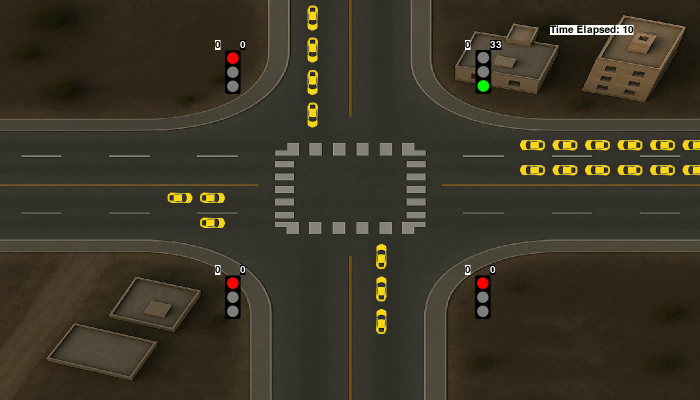
#> input picture frame 320 of Traffic-Management-and-Red-Light-Violation/dashboard/Frontend/public/chunk_0_simulation_h264.mp4, 1400 x 800 px, given in place of DRONEVIEW.mp4, which was not available (shown at 1/2 size)
$ python testtest.py
#> lines starting #> are read from the running program, lines starting #| are printed output that depends on the picture; after the words box and inside, x2 and y2 are one past the last pixel; in counts of white or black regions, pixels touching at a corner belong together
import cv2
import numpy as np
from multiprocessing import Pool, cpu_count

# === TRAFFIC LIGHT CONFIGURATION ===
traffic_lights_positions = {
    "ID-1-F": (35, 150),
    "ID-1-L": (35, 290),
    "ID-2":   (125, 150),
    "ID-3-F": (200, 150),
    "ID-3-L": (200, 290),
    "ID-4":   (290, 150)
}

traffic_light_schedule = {
    "ID-1-F": [(1675, 2750)],
    "ID-1-L": [(1675, 2100)],
    "ID-2":   [(850, 1200), (3375, 3750)],
    "ID-3-F": [(0, 750), (2100, 3325)],
    "ID-3-L": [(0, 750), (2100, 3325)],
    "ID-4":   [(1250, 1625)]
}

world_intersections = {
    "ID-1": np.array([[524,335],[528,346],[827,221],[834,238]], dtype=np.float32),
    "ID-2": np.array([[524,335],[528,346],[827,221],[834,238]], dtype=np.float32),
    "ID-3": np.array([[524,335],[528,346],[827,221],[834,238]], dtype=np.float32),
    "ID-4": np.array([[524,335],[528,346],[827,221],[834,238]], dtype=np.float32)
}

intersection_colors = {
    "ID-1": (255, 0,   0),
    "ID-2": (0,   255, 0),
    "ID-3": (0,   0,   255),
    "ID-4": (255, 255, 0)
}

# BGR color constants
base_green, dark_green  = (0,255,0), (0,100,0)
base_yellow, dark_yellow = (0,255,255), (0,150,150)
base_red, dark_red      = (0,0,255), (0,0,100)

panel_width   = 20
panel_height  = 90
circle_radius = 8
crossing_offset = 5

# Globals for annotation
current_annotation_id = None
annotations = {k: [] for k in world_intersections}
intersection_homographies = {}
current_mask_mode = False
current_mask_annotation = []
mask_polygons = []
current_crossing_mode = False
current_crossing_annotation = []
current_crossing_id = None
crossing_lines = {}

# [54 lines left out: functions get_circle_centers, get_panel_colors_by_schedule, get_light_state, draw_direction_arrows, transform_points, compute_dynamic_homography, not called in this run]

def compute_homography_parallel(args):
    ref_frame, frame = args
    return compute_dynamic_homography(ref_frame, frame)

# [16 lines left out: function mouse_callback_ref, not called in this run]

def main():
    global current_annotation_id, annotations, intersection_homographies
    global current_mask_mode, current_mask_annotation
    global current_crossing_mode, current_crossing_annotation, current_crossing_id
    global mask_polygons, crossing_lines

    video_path = r"C:\Users\odysh\OneDrive\Desktop\Preprocessing_Yolo_input\videos\DRONEVIEW.mp4"  # ← update this!
    cap = cv2.VideoCapture(video_path)
    if not cap.isOpened():
        raise Exception(f"Cannot open video at {video_path}")

    # --- STEP 1: SELECT REFERENCE FRAME ---
    cv2.namedWindow("Select Reference Frame")
    while True:
        ret, frm = cap.read()
#> frm is the input picture: shape (800, 1400, 3); mean B, G, R 38.9, 52.8, 58.9
        if not ret:
            raise Exception("Can't read from video")
        cv2.putText(frm, "Press 'c' to capture, 'q' to quit", (10,30),
                    cv2.FONT_HERSHEY_SIMPLEX, 0.7, (0,255,0), 2)
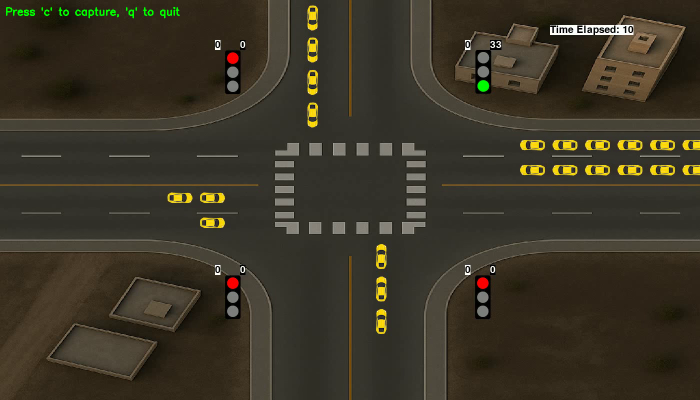
#> frm: shape (800, 1400, 3) (shown at 1/2 size); 0.18% of pixels changed, all inside (x1, y1, x2, y2) = (12, 14, 360, 37)
        cv2.imshow("Select Reference Frame", frm)
        k = cv2.waitKey(30) & 0xFF
#> (key q is pressed here)
        if k == ord('c'):
            ref_frame = frm.copy()
            break
        elif k == ord('q'):
            cap.release()
            cv2.destroyAllWindows()
            return
    cv2.destroyWindow("Select Reference Frame")

    # --- STEP 2: ANNOTATION MODE ---
    cv2.namedWindow("Reference Frame")
    cv2.setMouseCallback("Reference Frame", mouse_callback_ref)
    print("1-4: annotate intersections | x/p: mask | v/d: crossing | s: start")
    while True:
        tmp = ref_frame.copy()
        for k, H in intersection_homographies.items():
            poly = transform_points(world_intersections[k], H)
            cv2.polylines(tmp, [poly], True, (0,0,255), 1)
        for poly in mask_polygons:
            cv2.polylines(tmp, [poly.astype(int)], True, (0,0,0), 1)
        if current_mask_mode and current_mask_annotation:
            p = np.array(current_mask_annotation, np.int32)
            cv2.polylines(tmp, [p], False, (0,0,0), 1)
        for poly in crossing_lines.values():
            cv2.polylines(tmp, [poly.astype(int)], False, (0,255,255), 1)
        if current_crossing_mode and current_crossing_annotation:
            p = np.array(current_crossing_annotation, np.int32)
            cv2.polylines(tmp, [p], False, (0,255,255), 1)

        cv2.imshow("Reference Frame", tmp)
        k = cv2.waitKey(0) & 0xFF
        if k == ord('s'):
            break
        elif k in (ord('1'), ord('2'), ord('3'), ord('4')):
            current_annotation_id = f"ID-{chr(k)}"
            annotations[current_annotation_id] = []
        elif k == ord('x'):
            current_mask_mode = True
            current_mask_annotation = []
        elif k == ord('p') and current_mask_mode and len(current_mask_annotation) >= 3:
            mask_polygons.append(np.array(current_mask_annotation, np.float32))
            current_mask_mode = False
        elif k == ord('v'):
            print("Crossing ID (1-4)?")
            sub = cv2.waitKey(0) & 0xFF
            cid = f"ID-{chr(sub)}"
            if cid in intersection_homographies:
                current_crossing_mode = True
                current_crossing_id = cid
                current_crossing_annotation = []
        elif k == ord('d') and current_crossing_mode and len(current_crossing_annotation) >= 2:
            crossing_lines[current_crossing_id] = np.array(current_crossing_annotation, np.float32)
            current_crossing_mode = False
            current_crossing_id = None

    cv2.destroyWindow("Reference Frame")
    cap.release()

    # --- STEP 3: PRELOAD FRAMES ---
    cap = cv2.VideoCapture(video_path)
    frames = []
    while True:
        ret, frame = cap.read()
        if not ret:
            break
        frames.append(frame.copy())
    cap.release()

    # --- STEP 4: PARALLEL HOMOGRAPHY COMPUTATION ---
    args = [(ref_frame, f) for f in frames]
    with Pool(processes=cpu_count()) as pool:
        homographies = pool.map(compute_homography_parallel, args)

    # --- STEP 5: OUTPUT & PROCESSING ---
    cap = cv2.VideoCapture(video_path)
    fps = int(cap.get(cv2.CAP_PROP_FPS))
    w   = int(cap.get(cv2.CAP_PROP_FRAME_WIDTH))
    h   = int(cap.get(cv2.CAP_PROP_FRAME_HEIGHT))
    out = cv2.VideoWriter("output_video.mp4",
                          cv2.VideoWriter_fourcc(*"mp4v"),
                          fps, (w, h))

    for idx, (frame, Hdyn) in enumerate(zip(frames, homographies), start=1):
        frame_count = idx

        # draw traffic lights
        for lid, ctr in traffic_lights_positions.items():
            r, y, g = get_panel_colors_by_schedule(lid, frame_count)
            tl = (ctr[0] - panel_width//2, ctr[1] - panel_height//2)
            br = (ctr[0] + panel_width//2, ctr[1] + panel_height//2)
            cv2.rectangle(frame, tl, br, (255,255,255), -1)
            rc, yc, gc = get_circle_centers(ctr)
            cv2.circle(frame, rc, circle_radius, r, -1)
            cv2.circle(frame, yc, circle_radius, y, -1)
            cv2.circle(frame, gc, circle_radius, g, -1)
            cv2.putText(frame, lid, (br[0]+5, ctr[1]),
                        cv2.FONT_HERSHEY_SIMPLEX, 0.5, (255,255,255), 1)

            if lid in ("ID-2", "ID-4"):
                st = get_light_state(lid, frame_count)
                col = base_green if st=="green" else base_yellow if st=="yellow" else base_red
                draw_direction_arrows(frame, ctr, col)

            if lid in ("ID-1-F", "ID-3-F", "ID-1-L", "ID-3-L"):
                st = get_light_state(lid, frame_count)
                col = base_green if st=="green" else base_yellow if st=="yellow" else base_red
                arrow_y = ctr[1] - panel_height//2 - 10
                if lid.endswith("-F"):
                    cv2.arrowedLine(frame, (ctr[0], arrow_y),
                                    (ctr[0], arrow_y-20), col, 2, tipLength=0.3)
                else:
                    cv2.arrowedLine(frame, (ctr[0]-10, arrow_y),
                                    (ctr[0]-30, arrow_y), col, 2, tipLength=0.3)

        # dynamic overlays & crossing lines
        if Hdyn is not None:
            for key, H in intersection_homographies.items():
                Htot = Hdyn.dot(H)
                poly = transform_points(world_intersections[key], Htot)
                col = intersection_colors[key]
                cv2.polylines(frame, [poly], True, col, 1)
                cv2.putText(frame, key, (poly[0][0], poly[0][1]-10),
                            cv2.FONT_HERSHEY_SIMPLEX, 0.5, col, 1)
                if len(poly) >= 2:
                    p1, p2 = poly[0], poly[1]
                    v = p2 - p1
                    n = np.linalg.norm(v)
                    if n > 1e-5:
                        d = v / n
                        perp = np.array([-d[1], d[0]])
                        if key in ("ID-2","ID-3","ID-4"):
                            perp = -perp
                        pn = np.linalg.norm(perp)
                        if pn > 1e-5:
                            perp /= pn
                            c1 = (p1 + crossing_offset*perp).astype(int)
                            c2 = (p2 + crossing_offset*perp).astype(int)
                            if key in ("ID-1","ID-3"):
                                sF = get_light_state(f"{key}-F", frame_count)
                                sL = get_light_state(f"{key}-L", frame_count)
                                linecol = base_green if (sF=="green" or sL=="green") else base_red
                            else:
                                lc = get_light_state(key, frame_count)
                                linecol = base_green if lc=="green" else base_red
                            cv2.line(frame, tuple(c1), tuple(c2), linecol, 1)

        # apply masks
        if Hdyn is not None and mask_polygons:
            for m in mask_polygons:
                tm = transform_points(m, Hdyn)
                cv2.fillPoly(frame, [tm], (0,0,0))

        out.write(frame)
        cv2.putText(frame, f"Frame: {frame_count}", (20,60),
                    cv2.FONT_HERSHEY_SIMPLEX, 1, (255,255,255), 2)
        cv2.imshow("Dynamic Intersection Overlays", frame)
        if cv2.waitKey(1) & 0xFF == ord('q'):
            break

    cap.release()
    out.release()
    cv2.destroyAllWindows()
    print("Processed video saved to output_video.mp4")

if __name__ == '__main__':
    main()

$ run again, starting later in the video
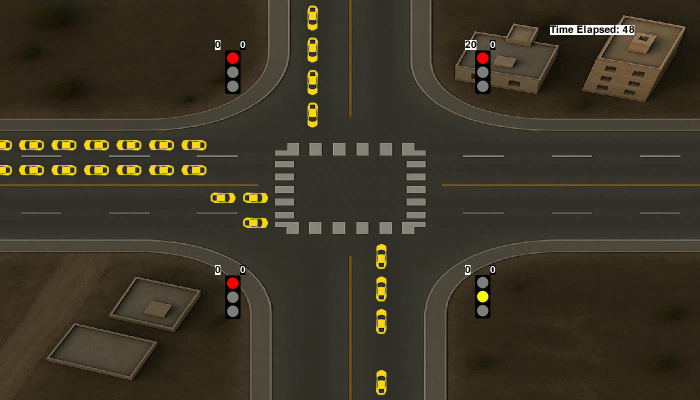
#> input picture frame 1441 of Traffic-Management-and-Red-Light-Violation/dashboard/Frontend/public/chunk_0_simulation_h264.mp4, 1400 x 800 px, given in place of DRONEVIEW.mp4, which was not available (shown at 1/2 size)
#> in main, frm is the input picture: shape (800, 1400, 3); mean B, G, R 38.9, 53.1, 59.3
#> in main, `cv2.putText(frm, "Press 'c' to capture, 'q' to quit", (10,30), cv2.FON..`:
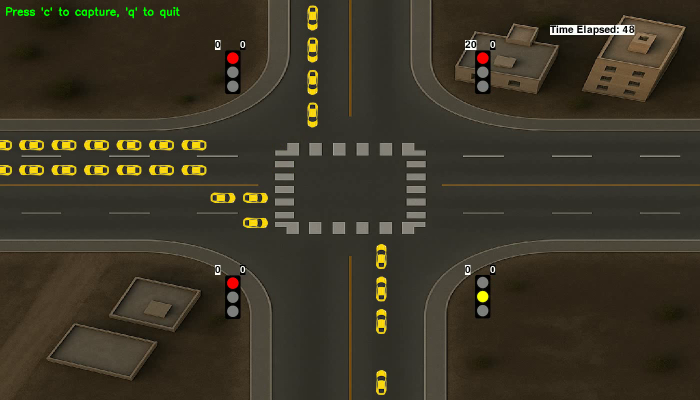
#> frm: shape (800, 1400, 3) (shown at 1/2 size); 0.18% of pixels changed, all inside (x1, y1, x2, y2) = (12, 14, 360, 37)

$ run again, starting later in the video
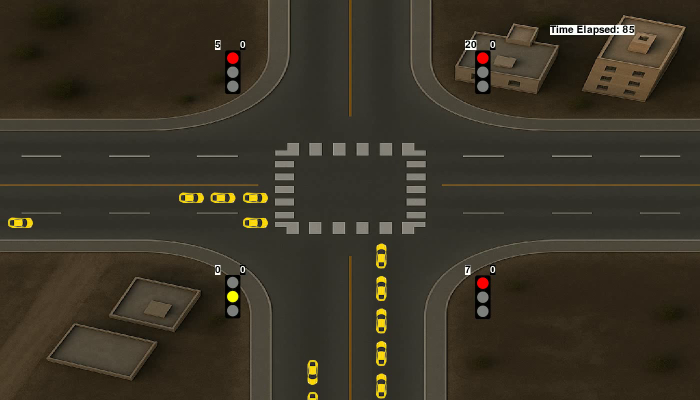
#> input picture frame 2562 of Traffic-Management-and-Red-Light-Violation/dashboard/Frontend/public/chunk_0_simulation_h264.mp4, 1400 x 800 px, given in place of DRONEVIEW.mp4, which was not available (shown at 1/2 size)
#> in main, frm is the input picture: shape (800, 1400, 3); mean B, G, R 39, 51.9, 57.8
#> in main, `cv2.putText(frm, "Press 'c' to capture, 'q' to quit", (10,30), cv2.FON..`:
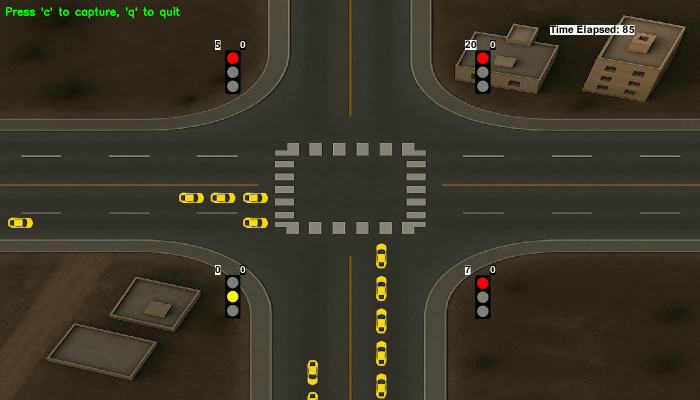
#> frm: shape (800, 1400, 3) (shown at 1/2 size); 0.18% of pixels changed, all inside (x1, y1, x2, y2) = (12, 14, 360, 37)
